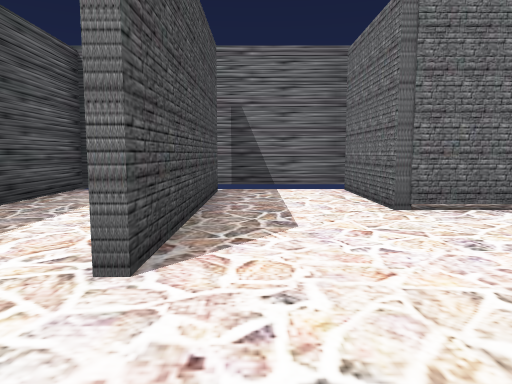
view 1 (above)

16 first-person views from a walk through a Unity game level. The camera is 1.4 m above the floor, tilts 6° down and sees 70° across. The floor is counted in squares, 2 m on a side. Each view is taken from the middle of a square. On the plan, view 1 faces up. The plan holds only what a view shows up to about 11 squares ahead; the rest is blank. The place goes on beyond the plan. The player is left out.

view 2
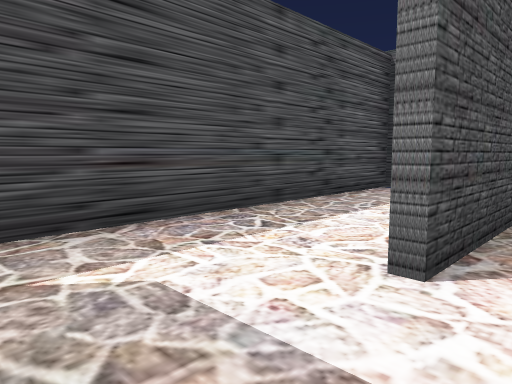

view 3
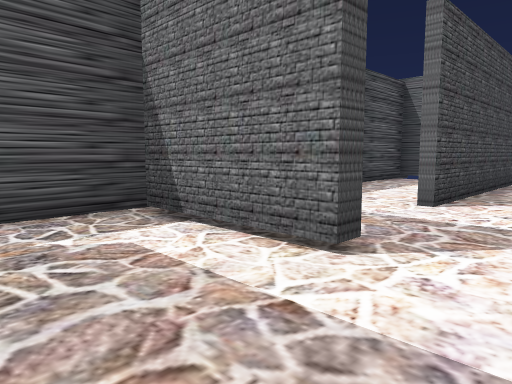

view 4
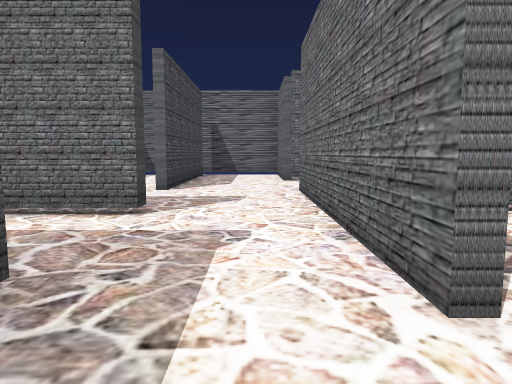

view 5
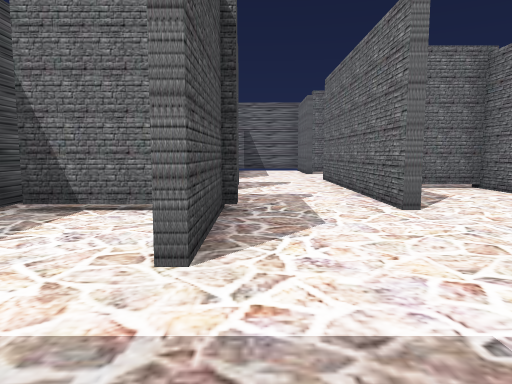

view 6
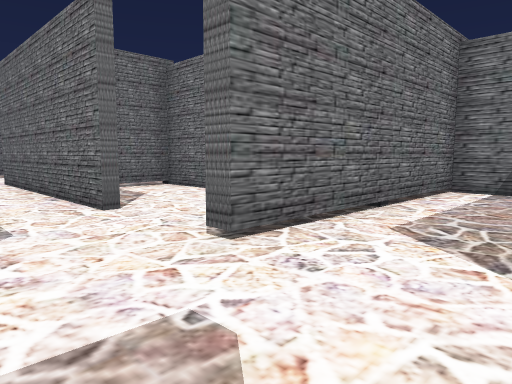

view 7
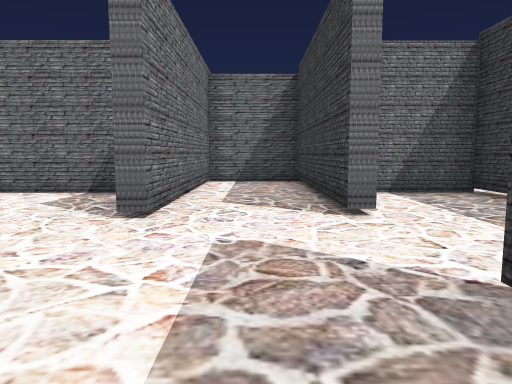

view 8
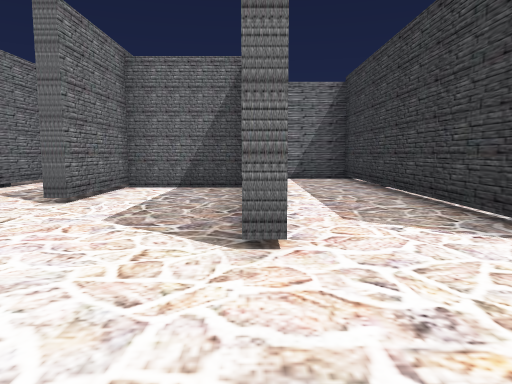

view 9
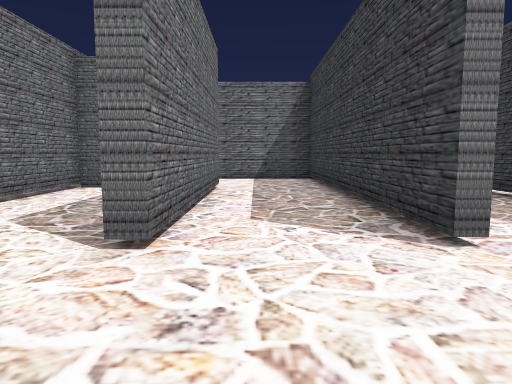

view 10
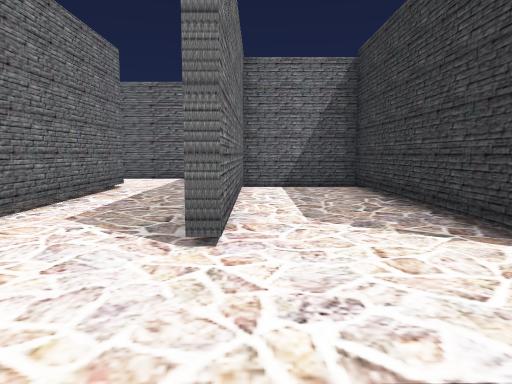

view 11
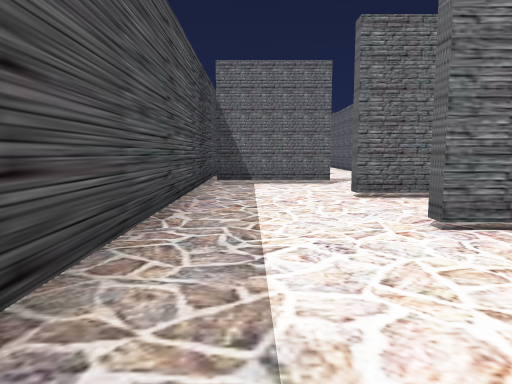

view 12
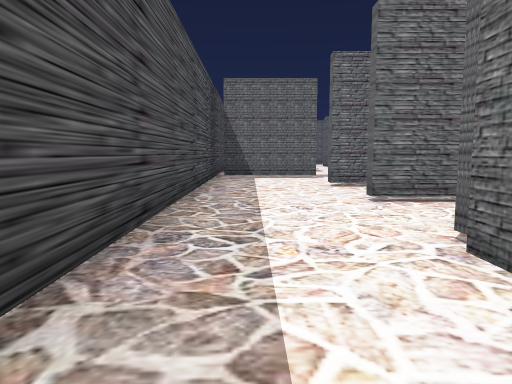

view 13
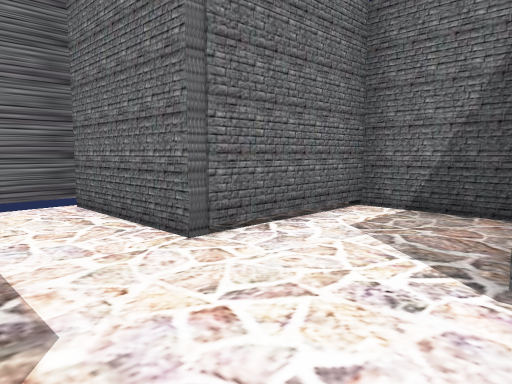

view 14
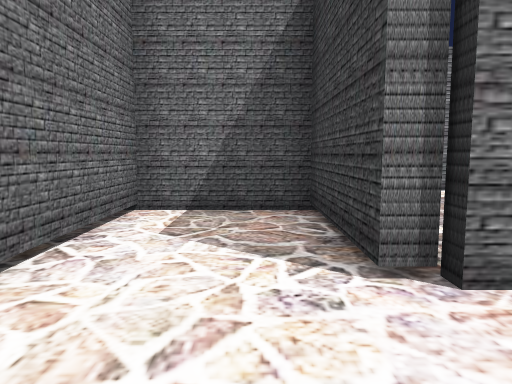

view 15
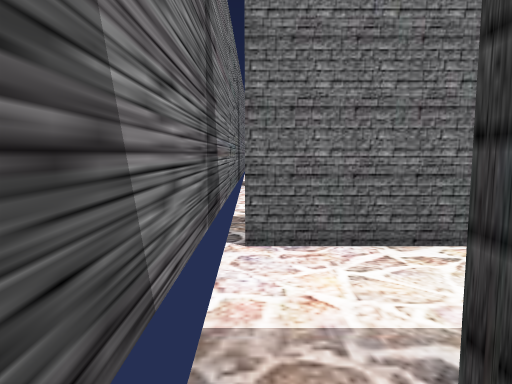

view 16
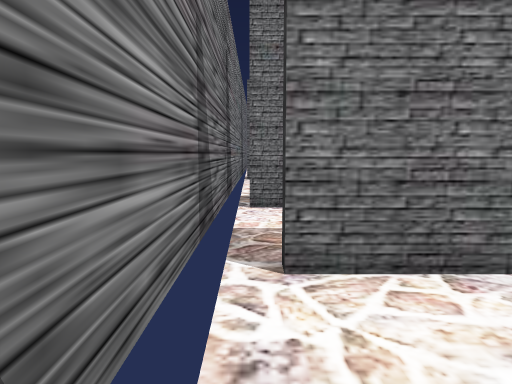

### Floor plan
Points are (right, up) in squares from view 1. A wall is a line through its corners. A room is listed if a view was taken in it or the views show most of it. See-through windows are left out.
Room 1 (views 1, 2, 13, 14, 16)
walls: (-0.7, 4.5) (-0.7, 2); (2, 1.9) (2, 2.3) (4.5, 2.3) (4.5, 4.5) (1.7, 4.5); (-0.9, 5.5) (-0.9, 6.9); (1.7, -0.4) (1.7, 2); (-1.5, 7.4) (-2.5, 7.4); (-2.9, 7.4) (-3.5, 7.4) (-3.3, -1.1)
ways out: opening at (0.5, -1) to room 2; opening at (-1, 7) to room 5; opening at (0.5, 5.5) to room 5
Room 2 (view 3)
walls: (-0.2, -0.9) (-3, -0.9); (1.7, -3.6) (1.7, -0.4); (-3.3, -1.1) (-3.3, -3.3)
ways out: opening at (0.5, -1) to room 1; opening at (1, -3) to room 3
Room 3 (view 4)
walls: (-0.4, -3.5) (-0.4, -5.9)
ways out: opening at (1, -3) to room 2; opening at (1, -5) to room 4; opening at (2, -4) to room 6
Room 4 (views 5, 6, 7, 8, 9, 10, 11, 12)
walls: (-0.1, -16.1) (4.5, -16.1) (4.5, -13.7) (-0.4, -13.7); (-0.4, -17) (-0.4, -16); (3.6, -10.9) (4.5, -10.9) (4.5, -8.4) (2, -8.4); (-0.2, -8.4) (-3, -8.4); (2, -8) (7.2, -8) (7.2, -5.8) (1.9, -5.8); (-3.3, -5.9) (-3.1, -17.6); (-1.2, -3.5) (-2.9, -3.5)
ways out: opening at (1, -5) to room 3; opening at (0, -12) to room 7
Room 5 (view 15)
walls: (-0.7, 6.9) (-0.7, 4.5); (1.7, 4.5) (1.7, 7.1); (2, 7.4) (-1.5, 7.4)
ways out: opening at (-1, 7) to room 1; opening at (0.5, 5.5) to room 1
Room 6 (no view inside)
walls: (4.5, -4.5) (4.5, -0.6) (3.2, -0.6)
ways out: opening at (2, -4) to room 3
Room 7 (no view inside)
walls: (4.8, -11.2) (-0.5, -11.2); (-0.4, -13.5) (7.2, -13.5) (7.2, -10.2)
ways out: opening at (0, -12) to room 4

Where each view was taken, in squares from view 1:
view 1: 0 up, 0 right, facing up
view 2: 0 up, 0 right, facing up-left
view 3: 3 down, 1 right, facing up-left
view 4: 5 down, 1 right, facing up
view 5: 8 down, 0 right, facing up
view 6: 8 down, 0 right, facing up-right
view 7: 7 down, 2 left, facing right
view 8: 11 down, 3 left, facing right
view 9: 12 down, 3 left, facing right
view 10: 14 down, 3 left, facing right
view 11: 17 down, 2 left, facing up
view 12: 19 down, 2 left, facing up
view 13: 2 up, 0 right, facing up-right
view 14: 3 up, 0 right, facing right
view 15: 7 up, 1 left, facing right
view 16: 7 up, 3 left, facing right
